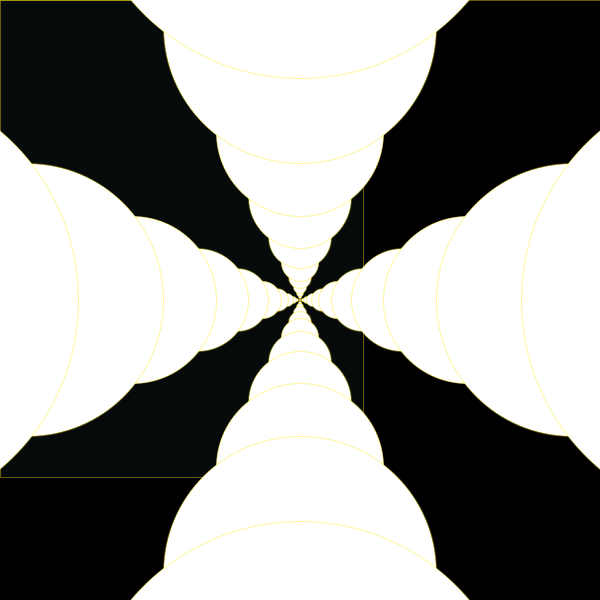
Frame 1 (no input)
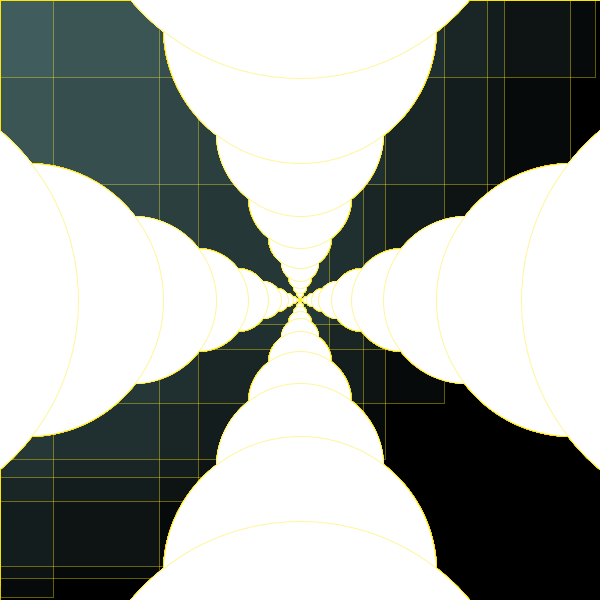
Frame 60 (the mouse pressed at the canvas centre just before this capture)
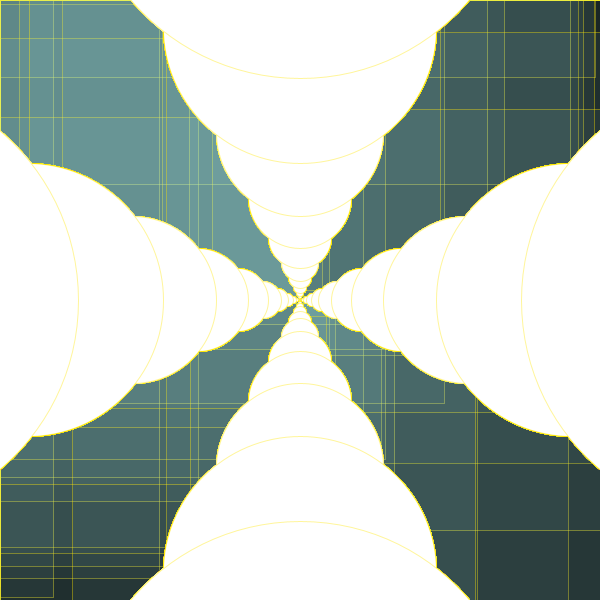
Frame 120 (the mouse held since frame 60 and released just before this capture)

The Processing sketch that drew these frames (run headless with seeded random() and noise(); from frame 60 on, the mouse is pressed at the canvas centre):

// Processing sketch: processing_133060
// ── processing_133060.pde


void setup() {
  size (600, 600);
  background(0, 0, 0);
}

void draw() {

  pushMatrix();

  for ( int z=0; z<360; z=z+180) {

    float a=random(-z, z);
    float thetaY=width*sin(radians(a));
    float thetaX=height*cos(radians(a));

    stroke(#FFE600, 100);
    fill(#B5F7FC, 10);

    float centerX=mouseX;
    float centerY=mouseY;

    rect(centerX, centerY, thetaX, thetaY);
  }
  popMatrix();

  translate(width/2, height/2);
  fill(255, 255, 255);

  for ( float a=1; a<width; a=(a+1)*1.618) {


    ellipse(a, 0, a, a);
    ellipse(0, -a, a, a);
    ellipse(-a, 0, a, a);
    ellipse(0, a, a, a);
  }
}
